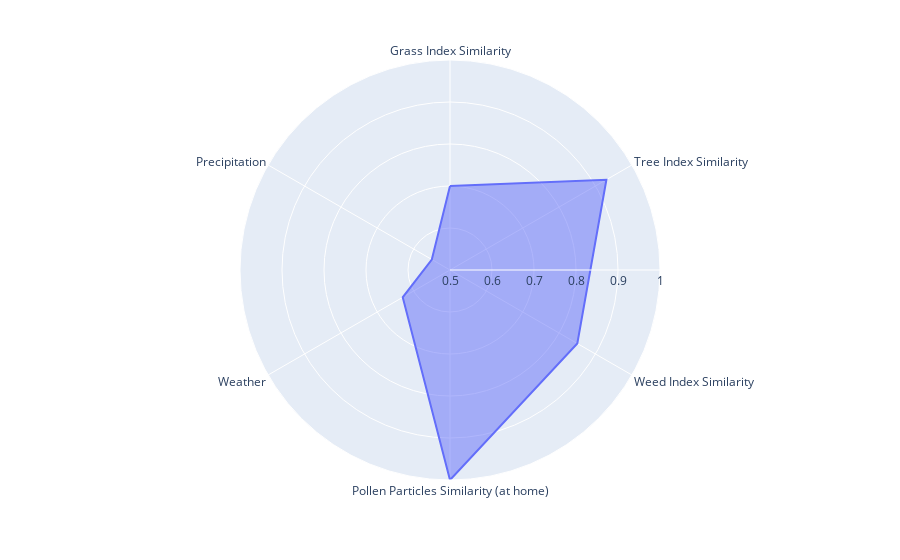

The code cell stored with this chart in its notebook:
### Code cell
import plotly.express as px

df=pd.DataFrame( {
  'r':[.7, .93, .85, 1, .63, .55],
  'theta':['Grass Index Similarity','Tree Index Similarity','Weed Index Similarity', 'Pollen Particles Similarity (at home)', 'Weather', 'Precipitation'],
})

fig = px.line_polar(df, r='r', theta='theta', line_close=True)

fig.update_traces(fill='toself')

fig.update_layout(
    polar = {
      "radialaxis_range" : [.5, 1],

    })

fig.show()

### Figure 1 — Plotly figure (JSON) as saved in the notebook; plotly's stock layout.template omitted (floating-point values rounded to 4 significant figures)
{"data": [{"fill": "toself", "hovertemplate": "r=%{r}<br>theta=%{theta}<extra></extra>", "legendgroup": "", "line": {"color": "#636efa", "dash": "solid"}, "marker": {"symbol": "circle"}, "mode": "lines", "name": "", "r": [0.7, 0.93, 0.85, 1, 0.63, 0.55, 0.7], "showlegend": false, "subplot": "polar", "theta": ["Grass Index Similarity", "Tree Index Similarity", "Weed Index Similarity", "Pollen Particles Similarity (at home)", "Weather", "Precipitation", "Grass Index Similarity"], "type": "scatterpolar"}], "layout": {"legend": {"tracegroupgap": 0}, "margin": {"t": 60}, "polar": {"angularaxis": {"direction": "clockwise", "rotation": 90}, "domain": {"x": [0, 1], "y": [0, 1]}, "radialaxis": {"range": [0.5, 1]}}}}
